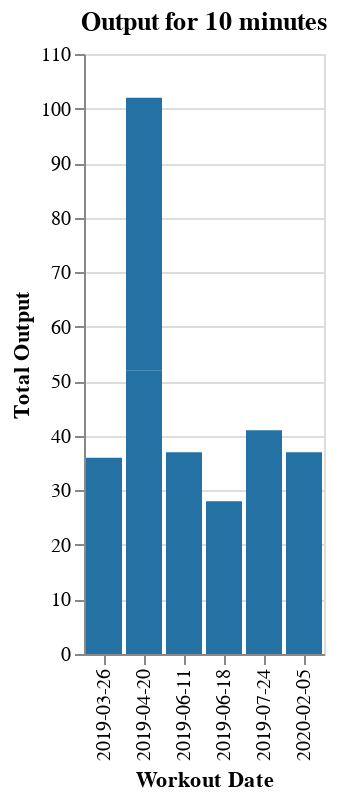

The code cell stored with this chart in its notebook:
### Code cell
bar10 = alt.Chart(peloton_prs).mark_bar().encode(
    alt.X('Workout Date'),
    alt.Y('Total Output'),
    color=alt.value('#2471A3')
).transform_filter(
    (alt.FieldEqualPredicate(field='Length (minutes)', equal=10))
).properties(
    title='Output for 10 minutes'
)

bar10
